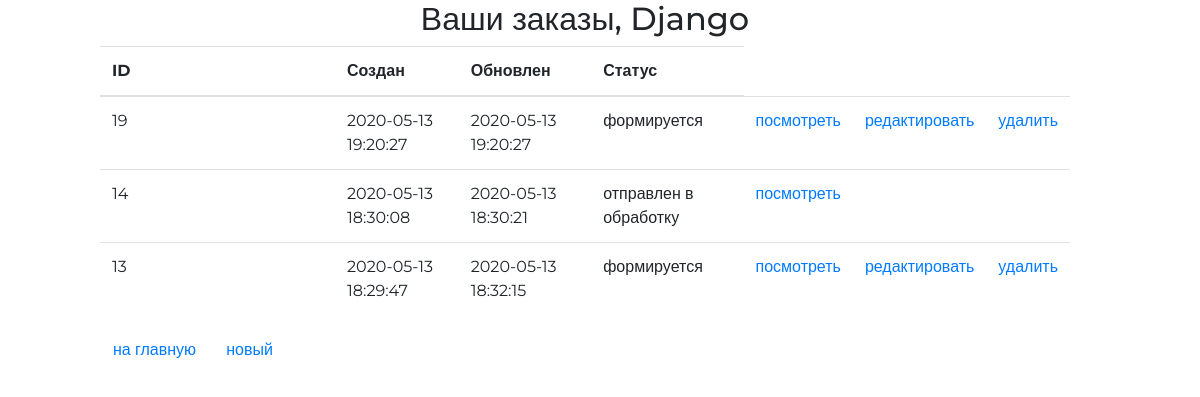
Before: /order/ (signed in) with the older database file.
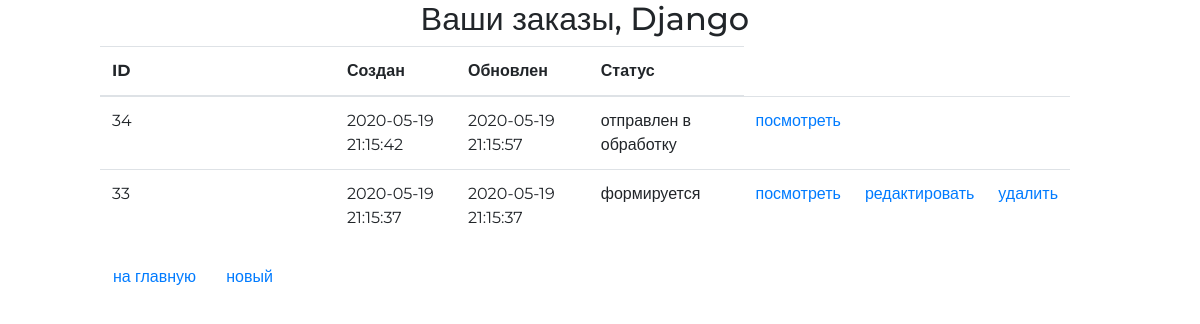
After: the same page with the newer database file.
### ordersapp/models.py (models this page shows, shortened)
class Order(models.Model):
    FORMING = 'FM'
    SENT_TO_PROCEED = 'STP'
    PAID = 'PD'
    PROCEEDED = 'PRD'
    READY = 'RDY'
    CANCEL = 'CNC'
    ORDER_STATUS_CHOICES = (
        (FORMING, 'формируется'),
        (SENT_TO_PROCEED, 'отправлен в обработку'),
        (PAID, 'оплачен'),
        (PROCEEDED, 'обрабатывается'),
        (READY, 'готов к выдаче'),
        (CANCEL, 'отменен'),
    )
    user = models.ForeignKey(settings.AUTH_USER_MODEL, on_delete=models.CASCADE)
    created = models.DateTimeField(verbose_name='создан', auto_now_add=True)
    updated = models.DateTimeField(verbose_name='обновлен', auto_now=True)
    status = models.CharField(verbose_name='статус', max_length=3, choices=ORDER_STATUS_CHOICES, default=FORMING)
    is_active = models.BooleanField(verbose_name='активен', default=True)
    class Meta:
        ordering = ('-created', )
        verbose_name = 'заказ'
        verbose_name_plural = 'заказы'

### ordersapp/views.py (the view)
@method_decorator(login_required(), name='dispatch')
class OrderList(ListView):
    model = Order
    def get_queryset(self):
        return Order.objects.filter(user=self.request.user)

### mainapp/context_processors.py (called while the page is built)
def basket(request):
    basket = []
    if request.user.is_authenticated:
        basket = request.user.basket.select_related()
    return {
            'basket': basket,
    }

### ordersapp/templates/ordersapp/order_list.html
{% extends 'ordersapp/base.html' %}
{% load staticfiles %}
{% block content %}
   <div class="h2 text-center head">
       Ваши заказы,
       {% if user.first_name %}
           {{ user.first_name|title}}
       {% else %}
           Пользователь
       {% endif %}
   </div>
   <table class="table orders_list">
       <thead>
         <tr>
           <th>ID</th>
           <th>Создан</th>
           <th>Обновлен</th>
           <th>Статус</th>
         </tr>
       </thead>
       <tbody>
           {% for item in object_list %}
               {% if item.is_active %}
               <tr>
                   <td class="td1 orders_list">{{ item.pk }}</td>
                   <td>{{ item.created|date:"Y-m-d H:i:s" }}</td>
                   <td>{{ item.updated|date:"Y-m-d H:i:s" }}</td>
                   <td>{{ item.get_status_display }}</td>
                   <td>
                       <a href="{% url 'ordersapp:order_read' item.pk %}">
                           посмотреть
                       </a>
                   </td>
                   <td>
                       {% if item.status == 'FM' %}
                         <a href="{% url 'ordersapp:order_update' item.pk %}">
                           редактировать
                         </a>
                       {% endif %}
                   </td>
                   <td>
                       {% if item.status == 'FM' %}
                         <a href="{% url 'ordersapp:order_delete' item.pk %}">
                             удалить
                         </a>
                       {% endif %}
                   </td>
               </tr>
               {% endif %}
           {% endfor %}
       </tbody>
   </table>
   <button class="btn btn-default btn-round">
       <a href="{% url 'main' %}"> на главную </a>
   </button>
   <button class="btn btn-default btn-round">
       <a href="{% url 'ordersapp:order_create' %}"> новый </a>
   </button>
{% endblock %}

Changed rows visible on the page:
removed Order: pk "19", created "2020-05-13 19:20:27", updated "2020-05-13 19:20:27", status "формируется", shows "редактировать", shows "удалить"
removed Order: pk "14", created "2020-05-13 18:30:08", updated "2020-05-13 18:30:21", status "отправлен в обработку"
removed Order: pk "13", created "2020-05-13 18:29:47", updated "2020-05-13 18:32:15", status "формируется", shows "редактировать", shows "удалить"
added Order: pk "34", created "2020-05-19 21:15:42", updated "2020-05-19 21:15:57", status "отправлен в обработку"
added Order: pk "33", created "2020-05-19 21:15:37", updated "2020-05-19 21:15:37", status "формируется", shows "редактировать", shows "удалить"
